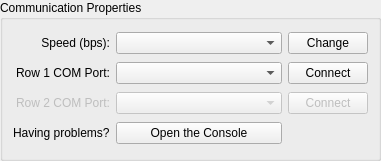
   <widget class="QGroupBox" name="gridGroupBox">
    <property name="geometry">
     <rect>
      <x>230</x>
      <y>20</y>
      <width>381</width>
      <height>161</height>
     </rect>
    </property>
    <property name="title">
     <string>Communication Properties</string>
    </property>
    <layout class="QGridLayout" name="commLayout" columnstretch="0,1,0">
     <property name="leftMargin">
      <number>10</number>
     </property>
     <property name="topMargin">
      <number>10</number>
     </property>
     <property name="rightMargin">
      <number>10</number>
     </property>
     <property name="bottomMargin">
      <number>10</number>
     </property>
     <item row="2" column="1">
      <widget class="QComboBox" name="selRow2COM">
       <property name="enabled">
        <bool>false</bool>
       </property>
      </widget>
     </item>
     <item row="1" column="1">
      <widget class="QComboBox" name="selRow1COM"/>
     </item>
     <item row="2" column="0">
      <widget class="QLabel" name="lblRow2COMPort">
       <property name="enabled">
        <bool>false</bool>
       </property>
       <property name="text">
        <string>Row 2 COM Port:</string>
       </property>
       <property name="alignment">
        <set>Qt::AlignRight|Qt::AlignTrailing|Qt::AlignVCenter</set>
       </property>
      </widget>
     </item>
     <item row="1" column="0">
      <widget class="QLabel" name="lblRow1COMPort">
       <property name="text">
        <string>Row 1 COM Port:</string>
       </property>
       <property name="alignment">
        <set>Qt::AlignRight|Qt::AlignTrailing|Qt::AlignVCenter</set>
       </property>
      </widget>
     </item>
     <item row="0" column="1">
      <widget class="QComboBox" name="selSpeed"/>
     </item>
     <item row="0" column="0">
      <widget class="QLabel" name="lblSpeed">
       <property name="text">
        <string>Speed (bps):</string>
       </property>
       <property name="alignment">
        <set>Qt::AlignRight|Qt::AlignTrailing|Qt::AlignVCenter</set>
       </property>
      </widget>
     </item>
     <item row="1" column="2">
      <widget class="QPushButton" name="btnConnectRow1">
       <property name="toolTip">
        <string>&lt;html&gt;&lt;head/&gt;&lt;body&gt;&lt;p&gt;Click this button after you have selected from the dropdown at left the communications port that your marquee is connected to.&lt;/p&gt;&lt;/body&gt;&lt;/html&gt;</string>
       </property>
       <property name="text">
        <string>Connect</string>
       </property>
      </widget>
     </item>
     <item row="2" column="2">
      <widget class="QPushButton" name="btnConnectRow2">
       <property name="enabled">
        <bool>false</bool>
       </property>
       <property name="text">
        <string>Connect</string>
       </property>
      </widget>
     </item>
     <item row="3" column="0">
      <widget class="QLabel" name="lblPlaceholder">
       <property name="text">
        <string>Having problems?</string>
       </property>
      </widget>
     </item>
     <item row="3" column="1">
      <widget class="QPushButton" name="btnOpenConsole">
       <property name="text">
        <string>Open the Console</string>
       </property>
      </widget>
     </item>
     <item row="0" column="2">
      <widget class="QPushButton" name="btnChangeBaudRate">
       <property name="toolTip">
        <string>You don't need to click this until you have already opened the serial connection.</string>
       </property>
       <property name="text">
        <string>Change</string>
       </property>
      </widget>
     </item>
    </layout>
   </widget>
